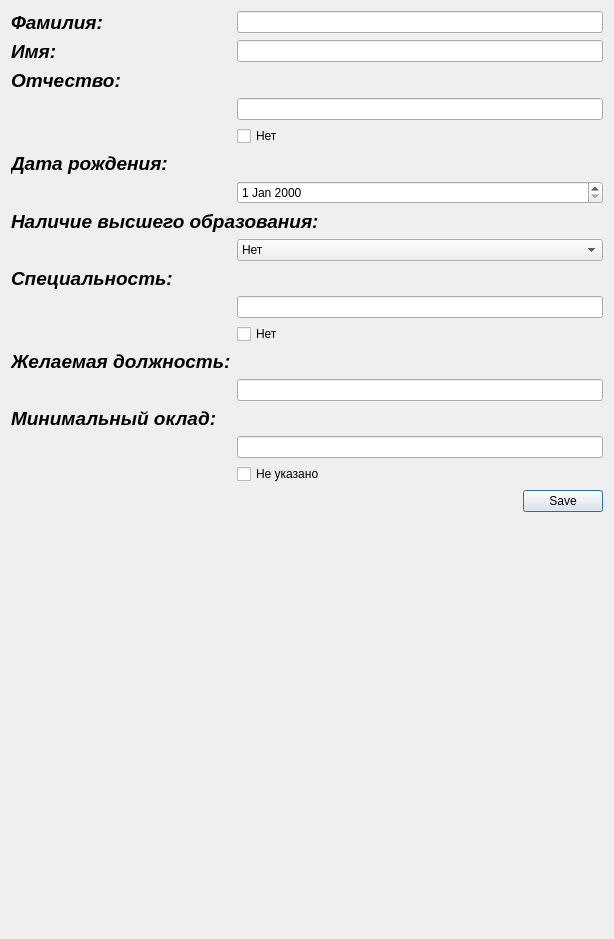
<?xml version="1.0" encoding="UTF-8"?>
<ui version="4.0">
 <class>AddPerson</class>
 <widget class="QWidget" name="AddPerson">
  <property name="windowModality">
   <enum>Qt::ApplicationModal</enum>
  </property>
  <property name="geometry">
   <rect>
    <x>0</x>
    <y>0</y>
    <width>614</width>
    <height>939</height>
   </rect>
  </property>
  <property name="windowTitle">
   <string> Добавление кандидата</string>
  </property>
  <layout class="QFormLayout" name="formLayout">
   <item row="2" column="0">
    <widget class="QLabel" name="label">
     <property name="font">
      <font>
       <pointsize>14</pointsize>
       <italic>true</italic>
       <bold>true</bold>
      </font>
     </property>
     <property name="text">
      <string>Фамилия:</string>
     </property>
    </widget>
   </item>
   <item row="2" column="1">
    <widget class="QLineEdit" name="surname"/>
   </item>
   <item row="6" column="0">
    <widget class="QLabel" name="label_2">
     <property name="font">
      <font>
       <pointsize>14</pointsize>
       <italic>true</italic>
       <bold>true</bold>
      </font>
     </property>
     <property name="text">
      <string>Имя:</string>
     </property>
    </widget>
   </item>
   <item row="6" column="1">
    <widget class="QLineEdit" name="name"/>
   </item>
   <item row="12" column="0" colspan="2">
    <widget class="QLabel" name="label_3">
     <property name="font">
      <font>
       <pointsize>14</pointsize>
       <italic>true</italic>
       <bold>true</bold>
      </font>
     </property>
     <property name="text">
      <string>Отчество:</string>
     </property>
    </widget>
   </item>
   <item row="13" column="1">
    <widget class="QLineEdit" name="patronymic"/>
   </item>
   <item row="18" column="1">
    <widget class="QCheckBox" name="checkPatronymic">
     <property name="text">
      <string>Нет</string>
     </property>
    </widget>
   </item>
   <item row="19" column="0" colspan="2">
    <widget class="QLabel" name="label_4">
     <property name="font">
      <font>
       <pointsize>14</pointsize>
       <italic>true</italic>
       <bold>true</bold>
      </font>
     </property>
     <property name="text">
      <string>Дата рождения:</string>
     </property>
    </widget>
   </item>
   <item row="22" column="1">
    <widget class="QDateEdit" name="date"/>
   </item>
   <item row="24" column="0" colspan="2">
    <widget class="QLabel" name="label_5">
     <property name="font">
      <font>
       <pointsize>14</pointsize>
       <italic>true</italic>
       <bold>true</bold>
      </font>
     </property>
     <property name="text">
      <string>Наличие высшего образования:</string>
     </property>
    </widget>
   </item>
   <item row="30" column="1">
    <widget class="QComboBox" name="educationBox">
     <item>
      <property name="text">
       <string>Нет</string>
      </property>
     </item>
     <item>
      <property name="text">
       <string>Имеется</string>
      </property>
     </item>
    </widget>
   </item>
   <item row="32" column="0" colspan="2">
    <widget class="QLabel" name="label_6">
     <property name="font">
      <font>
       <pointsize>14</pointsize>
       <italic>true</italic>
       <bold>true</bold>
      </font>
     </property>
     <property name="text">
      <string>Специальность:</string>
     </property>
    </widget>
   </item>
   <item row="35" column="1">
    <widget class="QLineEdit" name="specialty"/>
   </item>
   <item row="39" column="1">
    <widget class="QCheckBox" name="checkSpecialty">
     <property name="text">
      <string>Нет</string>
     </property>
    </widget>
   </item>
   <item row="40" column="0">
    <widget class="QLabel" name="label_7">
     <property name="font">
      <font>
       <pointsize>14</pointsize>
       <italic>true</italic>
       <bold>true</bold>
      </font>
     </property>
     <property name="text">
      <string>Желаемая должность:</string>
     </property>
    </widget>
   </item>
   <item row="46" column="1">
    <widget class="QLineEdit" name="post"/>
   </item>
   <item row="54" column="1">
    <widget class="QLineEdit" name="money"/>
   </item>
   <item row="55" column="1">
    <widget class="QCheckBox" name="checkMoney">
     <property name="text">
      <string>Не указано</string>
     </property>
    </widget>
   </item>
   <item row="56" column="1">
    <widget class="QDialogButtonBox" name="buttonBox">
     <property name="standardButtons">
      <set>QDialogButtonBox::Save</set>
     </property>
    </widget>
   </item>
   <item row="50" column="0" colspan="2">
    <widget class="QLabel" name="label_8">
     <property name="font">
      <font>
       <pointsize>14</pointsize>
       <italic>true</italic>
       <bold>true</bold>
      </font>
     </property>
     <property name="text">
      <string>Минимальный оклад:</string>
     </property>
    </widget>
   </item>
  </layout>
 </widget>
 <resources/>
 <connections/>
</ui>
